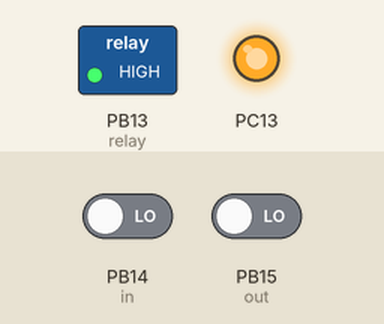
A sketch run on a simulated STM32 Blue Pill. On the bench: switched loads named in the sketch (green lamp = pin HIGH), output pins drawn as LEDs (lit = HIGH). The test bench sets the inputs (shaded band); at power-on: PB14 (in) LOW, PB15 (out) LOW.

Above: at 2.8 s.
2.9 s: PB14 (in) driven HIGH
At 4.4 s:
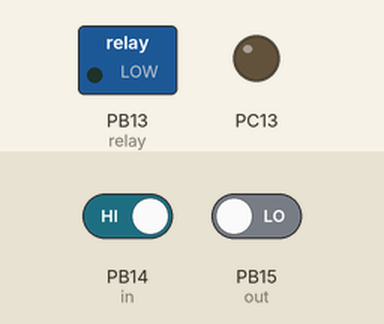
Timing chart, 0 to 5.9 s (numbered marks = the images above; inputs shaded):
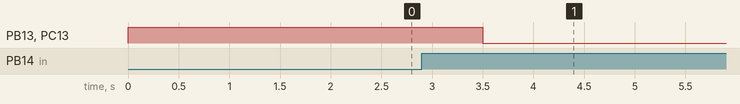

The sketch:

stm32_relay.ino
```cpp
int counter = 0;

#define in PB14
#define out PB15
#define relay PB13

void setup()
{
  pinMode(in, INPUT);
  pinMode(out, INPUT);
  pinMode(relay, OUTPUT);
  pinMode(PC13, OUTPUT);
}

void loop()
{
  if(digitalRead(in))
  {
   counter++;
   delay(500);
  }
  if(digitalRead(out))
  {
    if (counter>0)
    {
      counter--;
    }
   delay(500);
  }
  if (counter > 0)
  {
      digitalWrite(PC13, LOW);
      digitalWrite(relay, LOW);
      delay(1000);
  }

  if (counter == 0)
  {
      digitalWrite(PC13, HIGH);
      digitalWrite(relay, HIGH);
      delay(1000);
  }
}
```

Measured:
- after the input at 2.9 s, PB13 (relay), PC13: HIGH → LOW after 0.60 s
